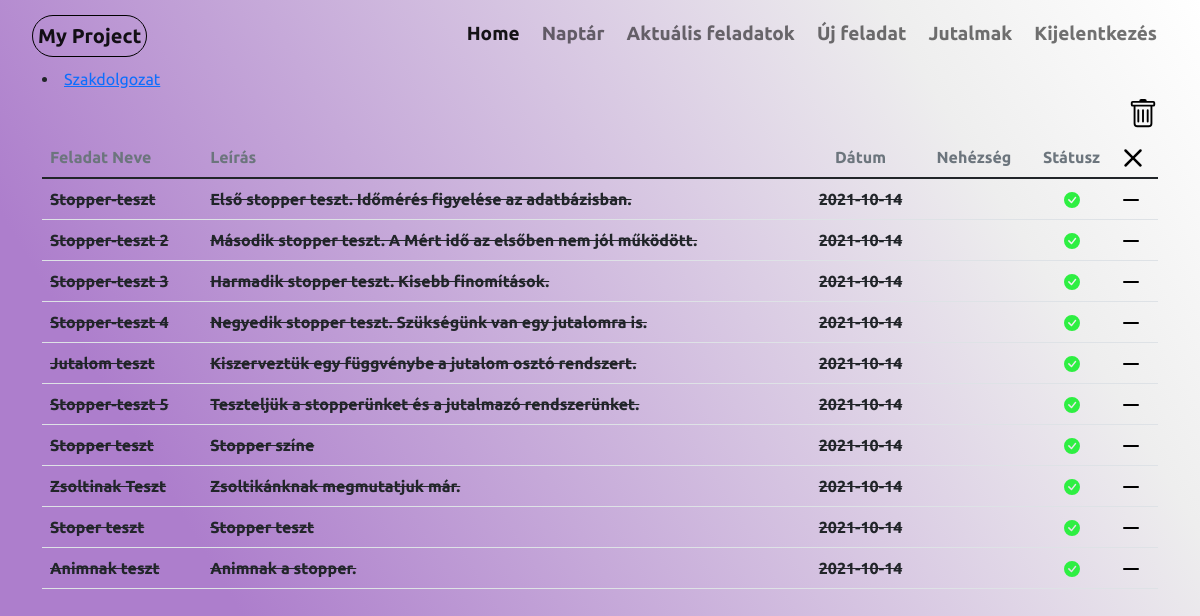
Page /currenttasks (signed in) on the committed database.
### website/models.py (models this page shows, shortened)
class Projects(db.Model):
    project_id = db.Column(db.Integer, primary_key=True)
    project_name = db.Column(db.String(20))
    active = db.Column(db.Boolean)
    user_id = db.Column(db.Integer, db.ForeignKey('user.id'))
    tasks = db.relationship('Tasks')
    def __repr__(self):
        return '<Project {}>'.format(self.project_name)

class Tasks(db.Model):
    task_id = db.Column(db.Integer,primary_key=True)
    project_id = db.Column(db.Integer, db.ForeignKey('projects.project_id'))
    task_name = db.Column(db.String(60))
    status = db.Column(db.Boolean, default=False)
    task_time = db.Column(db.String(60))
    stoper = db.Column(db.Boolean, default=False)
    mert_ido = db.Column(db.String(60))
    difficulty = db.Column(db.String(60))
    description = db.Column(db.String(250))
    user_id = db.Column(db.Integer, db.ForeignKey('user.id'))

### website/views.py (the view)
@views.route('/currenttasks')
@login_required
def currenttasks():
    write_date_text()
    active = None
    projects = Projects.query.all()
    tasks = Tasks.query.all()
    if len(projects) == 1:
        projects[0].active = True
        active = projects[0].project_id
        db.session.commit()
    if projects:
        for project in projects:
            print(project)
            print(project.project_id)
            print(project.active)
            if project.active:
                active = project.project_id
            print(bool(active))
        if not active:
            projects[0].active = True
            active = projects[0].project_id
    else:
        projects = None
    if projects:
        return render_template('currenttasks.html', tasks=tasks, projects=projects, active=active, user=current_user)
    else:
        return render_template('currenttasks.html', tasks=tasks, active=active, user=current_user)

### website/__init__.py (called while the page is built)
def create_app():
    app = Flask(__name__)
    app.secret_key = secrets.token_urlsafe(16)
    app.config['SQLALCHEMY_DATABASE_URI'] = f'sqlite:///{DB_NAME}'
    db.init_app(app)
    from .views import views
    from .auth import auth
    app.register_blueprint(views)
    app.register_blueprint(auth)
    from .models import User
    login_manager = LoginManager()
    login_manager.login_view = 'auth.login'
    login_manager.init_app(app)
    @login_manager.user_loader
    def load_user(id):
        return User.query.get(int(id))
    create_database(app)
    return app

### website/views.py (called while the page is built)
def write_date_text():
    with open('date.txt', mode='w') as f:
        year = datetime.date.today().year
        month = datetime.date.today().month
        day = datetime.date.today().day
        f.write(str(year) + "/" + str(month) + "/" + str(day))
        f.close()

### website/templates/currenttasks.html (shortened to what this page needs)
{% extends "base.html"%}{% block title %}Aktuális feladatok{% endblock %}
{%block content%}
{%if tasks%}
    {%if projects%}
                {%for tab in user.projects%}
                    {%if tab.project_id == active%}
                        <li >
                    {%else%}
                        <li >
                    {%endif%}
                    <a  href="/project/{{ tab.project_name }}">{{tab.project_name}}</a>
                    </li>
                {%endfor%}
    {%endif%}
{%endif%}
        <nav class="navbar justify-content-end">
            <div class="nav-item">
            <a href="/clear/{{ active }}">
            </a>
        </div>
         </nav>
<table class="table  table-hover">
    <thread >
        <td class="fs-6 text-secondary fw-bold">Feladat Neve</td>
        <td class="fs-6 text-secondary fw-bold">Leírás</td>
        <td class="fs-6 text-secondary fw-bold" style="text-align: center;">Dátum</td>
        <td class="fs-6 text-secondary fw-bold" style="text-align: center;">Nehézség</td>
        <td class="fs-6 text-secondary fw-bold" style="text-align: center;">Státusz</td>
            <td>
                <a href="/remove/{{ active }}">
                </a>
            </td>
    </thread>
    <tbody>
        {%for task in user.tasks%}
            {%if task.project_id == active%}
                {%if task.status == True%}
                    <tr>
                        <td class="fs-6 fw-bold" > {{task.task_name}}</td>
                        <td class="fs-6 fw-bold"> {{task.description}}</td>
                        <td class="fs-6 fw-bold" style="text-align: center;"> {{task.task_time}}</td>
                        <td style="text-align: center;">
                            {%if task.difficulty == "Könnyű"%}
                            <svg xmlns="http://www.w3.org/2000/svg" width="16" height="16" fill="#01ff01" class="bi bi-square-fill" viewBox="0 0 16 16">
                                <path d="M0 2a2 2 0 0 1 2-2h12a2 2 0 0 1 2 2v12a2 2 0 0 1-2 2H2a2 2 0 0 1-2-2V2z"/>
                            </svg>
                            {%elif task.difficulty == "Közepes"%}
                            <svg xmlns="http://www.w3.org/2000/svg" width="16" height="16" fill="#ffd601" class="bi bi-square-fill" viewBox="0 0 16 16">
                                <path d="M0 2a2 2 0 0 1 2-2h12a2 2 0 0 1 2 2v12a2 2 0 0 1-2 2H2a2 2 0 0 1-2-2V2z"/>
                            </svg>
                            {%else%}
                            <svg xmlns="http://www.w3.org/2000/svg" width="16" height="16" fill="#9b0101" class="bi bi-square-fill" viewBox="0 0 16 16">
                                <path d="M0 2a2 2 0 0 1 2-2h12a2 2 0 0 1 2 2v12a2 2 0 0 1-2 2H2a2 2 0 0 1-2-2V2z"/>
                            </svg>
                            {%endif%}
                        </td>
                {%else%}
                    <tr>
                        <td class="fs-6 fw-bold"><del>{{task.task_name}}</del></td>
                        <td class="fs-6 fw-bold"><del> {{task.description}} </del> </td>
                        <td class="fs-6 fw-bold" style="text-align: center;"><del> {{task.task_time}} </del></td>
                        <td style="text-align: center;"></td>
                {%endif%}
                    <td style="text-align: center;">
                        <a href="/close/{{ task.task_id }}">
                        </a>
                    </td>
                    <td>
                        <a href="/delete/{{ task.task_id }}">
                            <svg xmlns="http://www.w3.org/2000/svg" width="16" height="16" fill="#000" class="bi bi-dash-lg" viewBox="0 0 16 16">
                                <path d="M0 8a1 1 0 0 1 1-1h14a1 1 0 1 1 0 2H1a1 1 0 0 1-1-1z"/>
                            </svg>
                        </a>
                    </td>
                    </tr>
            {%endif%}
        {%endfor%}
    </tbody>
</table>
{%endblock%}

### website/templates/base.html (shortened to what this page needs)
<!DOCTYPE html>
<html lang="en">
<head>
    <link rel="stylesheet" id="style" href="./static/style.css" >
    <link rel="stylesheet" href="./static/style_for_signup.css">
    <link rel="stylesheet" href="./static/calendar.css">
    <link href="https://cdn.jsdelivr.net/npm/bootstrap@5.1.1/dist/css/bootstrap.min.css" rel="stylesheet">
</head>
<body>
      <nav class="navbar navbar-expand-lg navbar-light">
          <div class="container-fluid">
            <a class="navbar-brand">My Project</a>
            <div class="collapse navbar-collapse" id="navbarNav">
              <ul class="navbar-nav ms-auto">
                {% if user.is_authenticated %}
                  <li class="nav-item">
                    <a class="nav-link active" id="home" aria-current="page" href="/">Home</a>
                  </li>
                  <li class="nav-item">
                    <a class="nav-link" id="calendar" href="/calendar" >Naptár</a>
                  </li>
                  <li class="nav-item">
                    <a class="nav-link" id="currenttasks" href="/currenttasks">Aktuális feladatok</a>
                  </li>
                  <li class="nav-item">
                    <a class="nav-link" id="newtask" href="/newtask">Új feladat</a>
                  </li>
                  <li class="nav-item">
                    <a class="nav-link" id="jutalmak" href="/jutalmak">Jutalmak</a>
                  </li>
                  <li class="nav-item">
                    <a class="nav-link" id="logout" href="/logout" >Kijelentkezés</a>
                  </li>
                {%endif%}
              </ul>
            </div>
          </div>
        </nav>
      <div class="container">
        {%block content%}
        {%endblock%}
      </div>
    </body>
</html>

### website/static/style.css (style rules this page uses)
* { margin: 0; padding: 0; font-family: 'Ubuntu', sans-serif; }
body { background: linear-gradient(59deg, rgba(173,126,204,1) 21%, rgba(238,238,238,1) 81%, rgba(255,255,255,1) 100%); background-attachment: fixed; }
.navbar-brand { font-size: 16px; font-weight: bold; margin-top: 5px; margin-left: 20px; padding: 5px; border: 1px solid black; border-radius: 50px 50px 50px 50px; }
.nav-link { font-size: 19px; margin: 3px; font-weight: bold; }
.navbar-nav { text-align: right; margin-right: 20px; }

### rows in the picture
Projects: project_name "Szakdolgozat"
Tasks: task_name "Stopper-teszt", description "Első stopper teszt. Időmérés figyelése az adatbázisban.", task_time "2021-10-14", status False (drawn)
Tasks: task_name "Stopper-teszt 2", description "Második stopper teszt. A Mért idő az elsőben nem jól működött.", task_time "2021-10-14", status False (drawn)
Tasks: task_name "Stopper-teszt 3", description "Harmadik stopper teszt. Kisebb finomítások.", task_time "2021-10-14", status False (drawn)
Tasks: task_name "Stopper-teszt 4", description "Negyedik stopper teszt. Szükségünk van egy jutalomra is.", task_time "2021-10-14", status False (drawn)
Tasks: task_name "Jutalom teszt", description "Kiszerveztük egy függvénybe a jutalom osztó rendszert.", task_time "2021-10-14", status False (drawn)
Tasks: task_name "Stopper-teszt 5", description "Teszteljük a stopperünket és a jutalmazó rendszerünket.", task_time "2021-10-14", status False (drawn)
Tasks: task_name "Stopper teszt", description "Stopper színe", task_time "2021-10-14", status False (drawn)
Tasks: task_name "Zsoltinak Teszt", description "Zsoltikánknak megmutatjuk már.", task_time "2021-10-14", status False (drawn)
Tasks: task_name "Stoper teszt", description "Stopper teszt", task_time "2021-10-14", status False (drawn)
Tasks: task_name "Animnak teszt", description "Animnak a stopper.", task_time "2021-10-14", status False (drawn)
